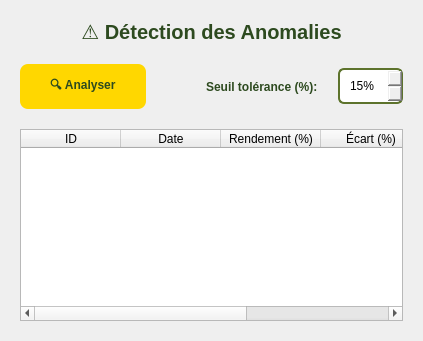
          <widget class="QWidget" name="tab4">
           <attribute name="title">
            <string>Détection Anomalies</string>
           </attribute>
           <layout class="QVBoxLayout" name="tab4Layout">
            <property name="spacing">
             <number>20</number>
            </property>
            <property name="margin" stdset="0">
             <number>20</number>
            </property>
            <item>
             <widget class="QLabel" name="anomalyTitle">
              <property name="styleSheet">
               <string>font-size: 20px; color: #2d4a1f; font-weight: bold;</string>
              </property>
              <property name="text">
               <string>⚠️ Détection des Anomalies</string>
              </property>
              <property name="alignment">
               <set>Qt::AlignmentFlag::AlignCenter</set>
              </property>
             </widget>
            </item>
            <item>
             <layout class="QHBoxLayout">
              <item>
               <widget class="QPushButton" name="btnAnalyze">
                <property name="styleSheet">
                 <string>background: #ffd700; color: #2d4a1f; border: none; padding: 12px 30px; border-radius: 8px; font-weight: bold;</string>
                </property>
                <property name="text">
                 <string>🔍 Analyser</string>
                </property>
               </widget>
              </item>
              <item>
               <spacer>
                <property name="orientation">
                 <enum>Qt::Orientation::Horizontal</enum>
                </property>
                <property name="sizeHint" stdset="0">
                 <size>
                  <width>40</width>
                  <height>20</height>
                 </size>
                </property>
               </spacer>
              </item>
              <item>
               <widget class="QLabel" name="labelThreshold">
                <property name="styleSheet">
                 <string>color: #2d4a1f; font-weight: bold;</string>
                </property>
                <property name="text">
                 <string>Seuil tolérance (%):</string>
                </property>
               </widget>
              </item>
              <item>
               <widget class="QSpinBox" name="inputThreshold">
                <property name="styleSheet">
                 <string>padding: 8px; border: 2px solid #5d732c; border-radius: 6px;</string>
                </property>
                <property name="suffix">
                 <string>%</string>
                </property>
                <property name="minimum">
                 <number>5</number>
                </property>
                <property name="maximum">
                 <number>50</number>
                </property>
                <property name="value">
                 <number>15</number>
                </property>
               </widget>
              </item>
             </layout>
            </item>
            <item>
             <widget class="QTableWidget" name="anomalyTable">
              <column>
               <property name="text">
                <string>ID</string>
               </property>
              </column>
              <column>
               <property name="text">
                <string>Date</string>
               </property>
              </column>
              <column>
               <property name="text">
                <string>Rendement (%)</string>
               </property>
              </column>
              <column>
               <property name="text">
                <string>Écart (%)</string>
               </property>
              </column>
              <column>
               <property name="text">
                <string>Statut</string>
               </property>
              </column>
             </widget>
            </item>
           </layout>
          </widget>
